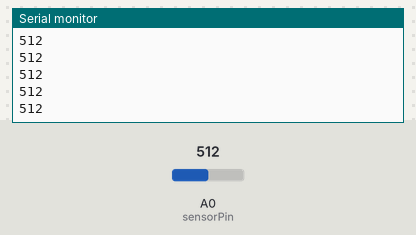
Simulated run of this sketch. Board: Arduino Uno, built with avr-gcc and run on an emulated ATmega328P. Shown: the last lines printed to the serial monitor. The test bench sets the inputs (shaded band); at power-on: A0 (sensorPin) = 512.

Above: at 1.2 s.
1.3 s: A0 (sensorPin) set to 716
At 1.32 s:
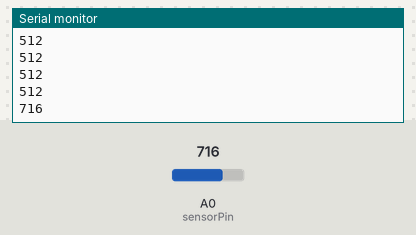
2.8 s: A0 (sensorPin) set to 900
At 2.83 s:
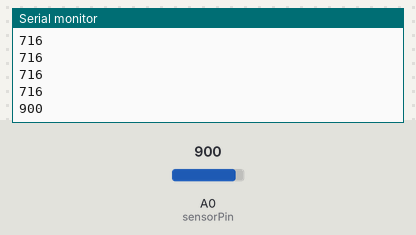
Timing chart, 0 to 5.8 s (numbered marks = the images above; inputs shaded):
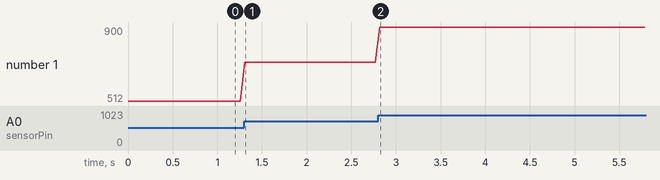

The sketch:

08-Potentiometer_module.ino
```cpp
/*
  Read the analog value(0-1023) of a potentiometer module connected to
  pin A0 and prints it to the serial monitor.

  Board: Arduino Uno R4 (or R3)
  Component: Potentiometer module
*/

// Define the pin numbers for the potentiometer module
const int sensorPin = A0;

void setup() {
  Serial.begin(9600);  // Start serial communication at 9600 baud rate
}

void loop() {
  Serial.println(analogRead(sensorPin));  // Read the analog value of the sensor and print it to the serial monitor
  delay(50);                              // Wait for 50 milliseconds
}
```

Measured:
- after the input at 1.3 s, the serial monitor: prints a new line at once (image 1)
- after the input at 2.8 s, the serial monitor: prints a new line at once (image 2)
- plotted number 1: 512 → 716 after the input at 1.3 s, 716 → 900 after the input at 2.8 s
